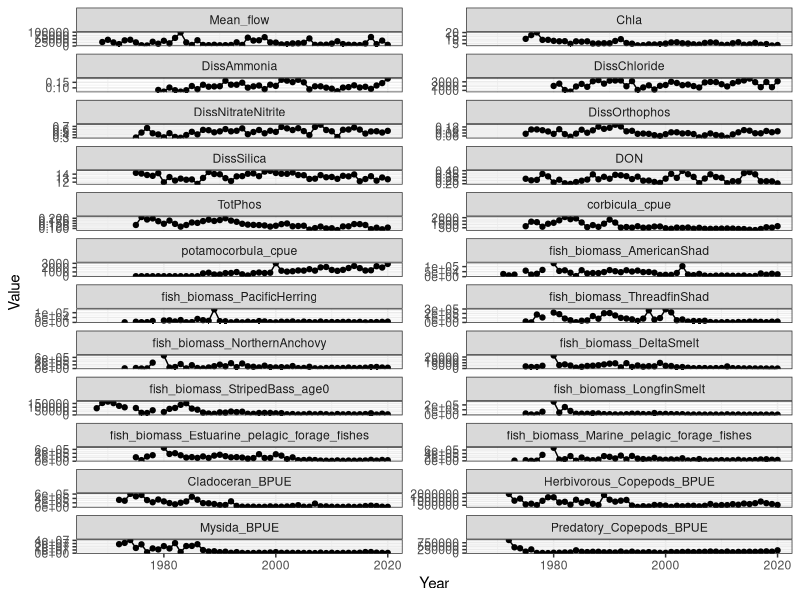

Here is the R script that generated this plot:
## ---- chunk 1
knitr::opts_chunk$set(echo = TRUE)
## ---- chunk 2
library(dplyr)
library(tidyr)
library(ggplot2)
## ---- chunk 3
flow=read.csv("data/annual_averages/annual_average_deltawide_flow.csv")
nutwq=read.csv("data/annual_averages/emp_waterquality_mean.csv")
benthic=read.csv("data/annual_averages/benthic.csv")
fishab=read.csv("data/annual_averages/fish_catch_per_tow_FMWT.csv")
fishbm=read.csv("data/annual_averages/fish_biomass_FMWT.csv")
zoop=read.csv("data/annual_averages/zoop.csv")

zoopbm=select(zoop, Year, grep("BPUE", colnames(zoop)))

combined=flow %>% 
  full_join(nutwq, by="Year") %>% 
  full_join(benthic, by = c("Year"="year")) %>%
  #full_join(fishab, by="Year") %>% 
  full_join(fishbm, by="Year") %>% 
  full_join(zoopbm, by="Year") %>% 
  arrange(Year)

write.csv(combined, "data/annual_averages/annual_data_compiled.csv")
## ---- chunk 4
datalong=gather(combined,Var,Value,2:ncol(combined))
datalong$Var=factor(datalong$Var,levels = unique(datalong$Var))

ggplot(datalong, aes(y=Value, x=Year)) +
  facet_wrap(.~Var, scales = "free_y", ncol = 2) +
  geom_line() + geom_point() +
  theme_bw()
